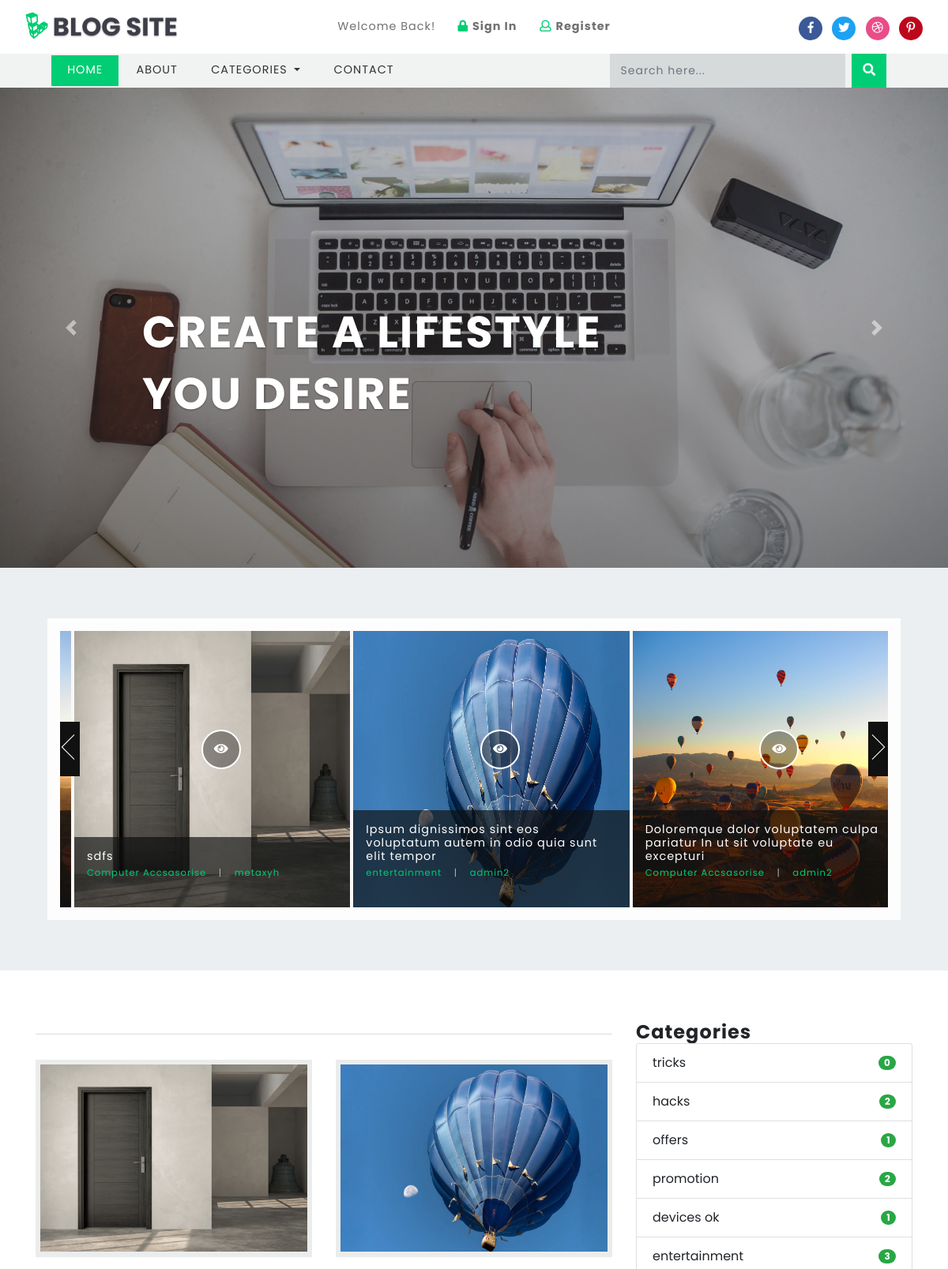
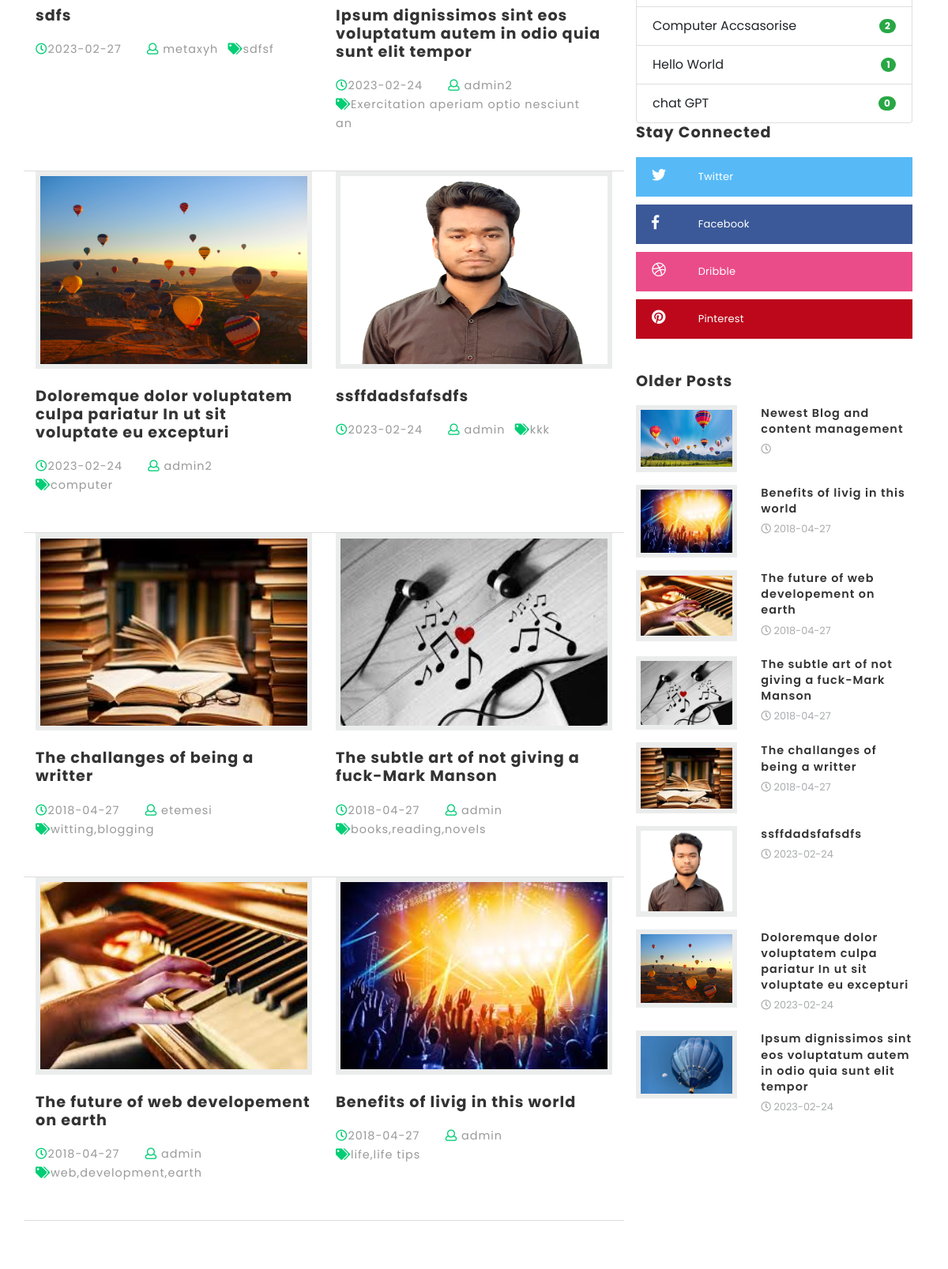
The page / (upper part) on the database its author committed (2 pictures, top to bottom).
### tables this page shows
CREATE TABLE `titles` (
  `id` int(10) UNSIGNED NOT NULL,
  `website_name` varchar(40) DEFAULT NULL,
  `tagline` varchar(40) DEFAULT NULL,
  `icon` varchar(40) DEFAULT NULL,
  `keywords` varchar(220) DEFAULT NULL,
  `short_description` varchar(200) DEFAULT NULL,
  `bannertext1` varchar(150) DEFAULT NULL,
  `bannertext2` varchar(150) DEFAULT NULL,
  `bannertext3` varchar(150) DEFAULT NULL,
  `bannertext4` varchar(150) DEFAULT NULL,
  `detailed_description` text,
  `address` varchar(40) DEFAULT NULL,
  `email` varchar(80) DEFAULT NULL,
  `phone` varchar(40) DEFAULT NULL,
  `googlemap` varchar(255) DEFAULT NULL
);

CREATE TABLE `blogs` (
  `id` int(10) UNSIGNED NOT NULL,
  `title` varchar(190) NOT NULL,
  `tags` varchar(40) NOT NULL,
  `content` text NOT NULL,
  `photo` varchar(50) NOT NULL,
  `posted` varchar(40) NOT NULL,
  `date` date DEFAULT NULL,
  `author` varchar(40) DEFAULT NULL,
  `category` int(10) UNSIGNED NOT NULL
);

CREATE TABLE `blog_categories` (
  `id` int(10) UNSIGNED NOT NULL,
  `name` varchar(40) NOT NULL
);

### libs/fetch_data.php (the view, shortened to what this page needs)
<?php
function countcategories(){
	require("database/db_connect.php");
	$sql="SELECT * FROM blog_categories LIMIT 10";
	if ($result=mysqli_query($con,$sql))
	{
		foreach ($result as $categoriescount => $categorydata) {
			$categoryid=$categorydata['id'];
			$sql="SELECT * FROM blogs WHERE category='$categoryid'";
			if ($result=mysqli_query($con,$sql)) {
				$rowcountcategory=mysqli_num_rows($result);
			}
			echo '<li class="list-group-item d-flex justify-content-between align-items-center">
			'.$categorydata['name'].'
			<span class="badge badge-success badge-pill">'.$rowcountcategory.'</span>
			</li>';
		}
	}
}
function getbannertext($table,$position){
	require("database/db_connect.php");
	$sql="SELECT * FROM $table ";
	if ($result=mysqli_query($con,$sql))
	{
		foreach ($result as $titles => $bannertext) {
			if ($position==1) {
				echo ''.$bannertext['bannertext1'].'';
			}
			elseif ($position==2) {
				echo ''.$bannertext['bannertext2'].'';
			}
			elseif ($position==3) {
				echo ''.$bannertext['bannertext3'].'';
			}
			elseif ($position==4) {
				echo ''.$bannertext['bannertext4'].'';
			}
		}
	}
}
function getwebname($table){
	require("database/db_connect.php");
	$sql="SELECT * FROM $table ";
	if ($result=mysqli_query($con,$sql))
	{
		$rowcount=mysqli_num_rows($result);
		if ($rowcount==0) {
			echo 'No Name!!';
		}
		foreach ($result as $titles => $blogname) {
			echo ''.$blogname['website_name'].'';
		}
	}
}
function getlinks($table,$platform){
	require("database/db_connect.php");
	$sql="SELECT * FROM $table ";
	if ($result=mysqli_query($con,$sql))
	{
		$rowcount=mysqli_num_rows($result);
		if ($rowcount==0) {
			echo '#';
		}
		foreach ($result as $link => $site) {
			if ($platform=="facebook") {
				echo ''.$site['facebook'].'';
			}
			elseif ($platform=="twitter") {
				echo ''.$site['twitter'].'';
			}
			elseif ($platform=="googleplus") {
				echo ''.$site['googleplus'].'';
			}
			elseif ($platform=="pinterest") {
				echo ''.$site['pinterest'].'';
			}
			elseif ($platform=="dribble") {
				echo ''.$site['dribble'].'';
			}
		}
	}
}
function getcategoriesmenu($table)
{
	require("database/db_connect.php");
	$sql="SELECT * FROM $table ";
	if ($result=mysqli_query($con,$sql))
	{
		$rowcount=mysqli_num_rows($result);
		if ($rowcount==0) {
			echo 'No Categories';
		}
		foreach ($result as $blog_categories => $category) {
			echo '<a class="dropdown-item" href="category.php?id='.$category['id'].'">'.$category['name'].'</a>
			<div class="dropdown-divider"></div>';
		}
	}
}
function getbottomsliderposts($table){
	require("database/db_connect.php");
	$sql="SELECT * FROM $table WHERE posted='publish' ORDER BY id DESC LIMIT 3";
	if ($result=mysqli_query($con,$sql))
	{
		foreach ($result as $sliderposts => $slideritem) {
			$category_id=$slideritem['category'];
			$sql="SELECT * FROM blog_categories WHERE id='$category_id'";
			if ($result=mysqli_query($con,$sql))
			{
				foreach ($result as $results => $actualcategory) {
					$ctgry=$actualcategory['name'];
				}
			}
			echo '<li>
			<div class="blog-item">
			<img src="blogadmin/images/'.$slideritem['photo'].'" alt="fantastic cms" class="img-fluid" style="width:450px;height:350px"/>
			<button type="button" class="btn btn-primary play">
			<a href="single.php?id='.$slideritem['id'].'" style="text-decoration:none;color:white"><i class="fas fa-eye"></i></a>
			</button>
			<div class="floods-text">
			<h3>'.$slideritem['title'].'
			<span>'.$ctgry.'
			<label>|</label>
			<i>'.$slideritem['author'].'</i>
			</span>
			</h3>
			</div>
			</div>
			</li>';
		}
	}
}
function getblogridposts($table){
	require("database/db_connect.php");
	$sql="SELECT * FROM $table WHERE posted='publish' ORDER BY id DESC LIMIT 8";
	if ($result=mysqli_query($con,$sql))
	{
		foreach ($result as $bloggrid => $griditem) {
			echo '<div class="col-md-6 blog-grid-top">
			<div class="b-grid-top">
			<div class="blog_info_left_grid">
			<a href="single.php?id='.$griditem['id'].'">
			<img src="blogadmin/images/'.$griditem['photo'].'" class="img-fluid" alt="fantastic cms" style="width:350px;height:250px">
			</a>
			</div>
			<h3>
			<a href="single.php?id='.$griditem['id'].'">'.$griditem['title'].'</a>
			</h3>
			</div>
			<ul class="blog-icons">
			<li>
			<a href="#">
			<i class="far fa-clock"></i>'.$griditem['date'].'</a>
			</li>
			<li class="mx-2">
			<a href="#">
			<i class="far fa-user"></i> '.$griditem['author'].'</a>
			</li>
			<li>
			<a href="#">
			<i class="fas fa-tags"></i>'.$griditem['tags'].'</a>
			</li>
			</ul>
			</div>';
		}
	}
}
function getolderposts($table){
	require("database/db_connect.php");
	$sql="SELECT * FROM $table WHERE posted='publish' ORDER BY id ASC LIMIT 8";
	if ($result=mysqli_query($con,$sql))
	{
		foreach ($result as $olderposts => $op) {
			echo '<div class="blog-grids row mb-3">
			<div class="col-md-5 blog-grid-left">
			<a href="single.php?id='.$op['id'].'">
			<img src="blogadmin/images/'.$op['photo'].'" class="img-fluid" alt="fantastic cms">
			</a>
			</div>
			<div class="col-md-7 blog-grid-right">
			<h5>
			<a href="single.php?id='.$op['id'].'">'.$op['title'].'</a>
			</h5>
			<div class="sub-meta">
			<span>
			<i class="far fa-clock"></i> '.$op['date'].'</span>
			</div>
			</div>
			</div>';
		}
	}
}
?>

### css/style.css (style rules this page uses)
html, body { margin: 0; font-size: 100%; font-family: 'Poppins', sans-serif; background: #fff; }
body a { text-decoration: none; transition: 0.5s all; -webkit-transition: 0.5s all; -moz-transition: 0.5s all; -o-transition: 0.5s all; -ms-transition: 0.5s all; }
h1, h2, h3, h4, h5, h6 { margin: 0; font-family: 'Poppins', sans-serif; letter-spacing:1px; }
ul { margin: 0; padding: 0; }
.carousel-caption span { display:block; }
.nbs-flexisel-item { float: left; margin:0 2px; padding: 0em; position: relative; line-height: 0px; }
.blog-item { position:relative; }
.floods-text { position: absolute; bottom:0%; left:0%; padding: 1em; background: rgba(14, 15, 16, 0.67); width:100%; }
.floods-text h3 { font-size:.9em; color:#fff; margin:0; font-weight:400; }
.floods-text h3 span { display: block; color: #01cd74; margin: .5em 0 1em; font-size: .8em; }
.floods-text h3 label { color: #B2B2B2; padding: 0 1em; }
.floods-text h3 i { font-style:normal; color:#01cd74; }
button.btn.btn-primary.play { width:50px; height:50px; border-radius: 50%; -webkit-border-radius: 50%; -moz-border-radius: 50%; -o-border-radius: 50%; -ms-border-radius: 50%; outline: none; cursor: pointer; border:2px solid #fff; background-color:rgba(0, 0, 0, 0.37); position:absolute; left:46%; bottom:50%; }
.b-grid-top { position: relative; }
.blog_info_left_grid { position: relative; overflow: hidden; }
.blog_info_left_grid img { -moz-transition: all 1s; -o-transition: all 1s; -webkit-transition: all 1s; transition: all 1s; background: #ebecec; padding: .4em; }
.blog-grid-top h3,.two-blog2 h3,h5.card-title { font-size: 1.2em; margin: 1.2em 0 1em 0; font-weight: 700; }
.blog-grid-top h3 a,.two-blog2 h3 a,h5.card-title a { color: #333333; }
.blog-grid-top { border-bottom: 1px solid #ddd; padding-bottom: 3em; }
ul.blog-icons li { display: inline-block; margin-right: 20px; list-style:none; }
ul.blog-icons a { font-size: 0.9em; letter-spacing: 1px; color: #999; }
ul.blog-icons i { color: #01cd74; }
.tech-btm img { background: #ebecec; padding: .4em; }
.tech-btm h5 { font-size: 0.9em; line-height: 1.4em; font-weight: 600; }
.tech-btm h5 a { color:#333; }
.sub-meta span { font-size: 0.8em; color: #a9abad; line-height: 2.5em; }

### rows shown on the page
titles: bannertext1 "CREATE A LIFESTYLE YOU DESIRE"
blogs: photo (picture), title "sdfs", author "metaxyh", date "2023-02-27", tags "sdfsf"
blog_categories: name "Computer Accsasorise", rowcountcategory "2"
blogs: photo (picture), title "Ipsum dignissimos sint eos voluptatum autem in odio quia sunt elit tempor", author "admin2", date "2023-02-24", tags "Exercitation aperiam optio nesciunt an"
blog_categories: name "entertainment", rowcountcategory "3"
blogs: photo (picture), title "Doloremque dolor voluptatem culpa pariatur In ut sit voluptate eu excepturi", author "admin2", date "2023-02-24", tags "computer"
blogs: photo (picture), title "ssffdadsfafsdfs", date "2023-02-24", author "admin", tags "kkk"
blogs: photo (picture), title "The challanges of being a writter", date "2018-04-27", author "etemesi", tags "witting,blogging"
blogs: photo (picture), title "The subtle art of not giving a fuck-Mark Manson", date "2018-04-27", author "admin", tags "books,reading,novels"
blogs: photo (picture), title "The future of web developement on earth", date "2018-04-27", author "admin", tags "web,development,earth"
blogs: photo (picture), title "Benefits of livig in this world", date "2018-04-27", author "admin", tags "life,life tips"
blog_categories: name "tricks", rowcountcategory "0"
blog_categories: name "hacks", rowcountcategory "2"
blog_categories: name "offers", rowcountcategory "1"
blog_categories: name "promotion", rowcountcategory "2"
blog_categories: name "devices ok", rowcountcategory "1"
blog_categories: name "Hello World", rowcountcategory "1"
blog_categories: name "chat GPT", rowcountcategory "0"
blogs: photo (picture), title "Newest Blog and content management"
